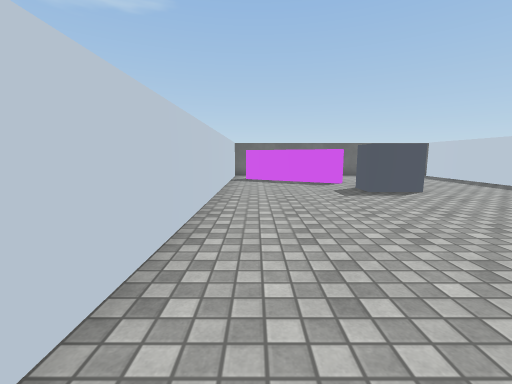
[1] (above)

18 first-person views from a walk through a 3-D level made in the Unity game engine. The camera is 1.2 m above the floor, tilts 8° down and sees 90° across. The floor is counted in squares, 1 m on a side. Each view is taken from the middle of a square. On the plan, view 1 faces up. The plan holds only what a view shows up to about 12 squares ahead; the rest is blank. The place goes on beyond the plan. The player is left out. Surface patterns are stand-ins for the level's own textures.

[2]
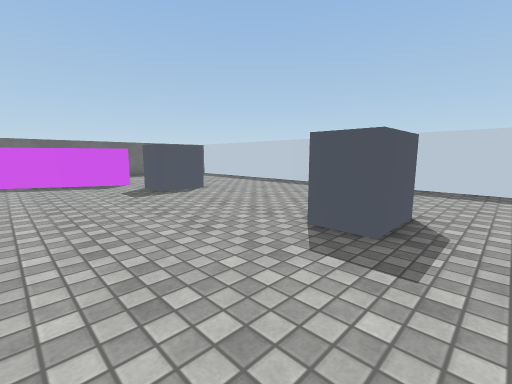

[3]
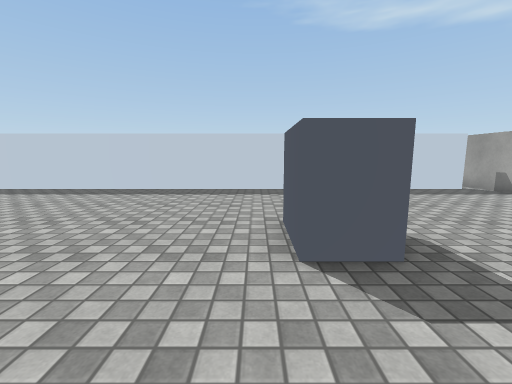

[4]
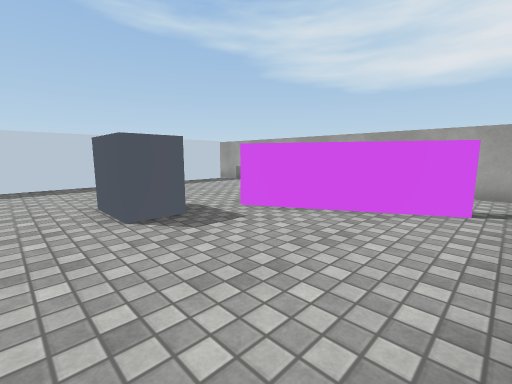

[5]
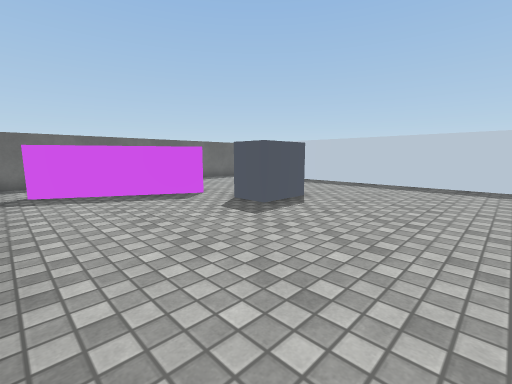

[6]
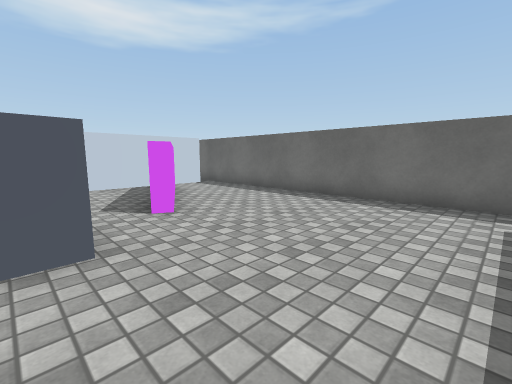

[7]
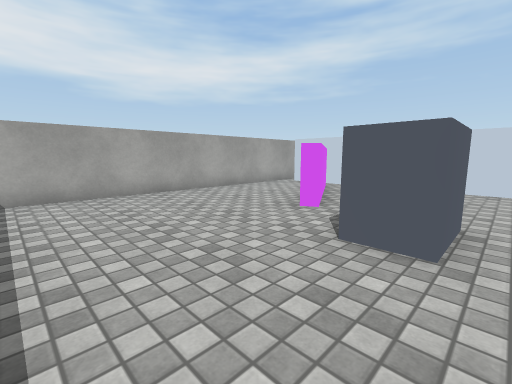

[8]
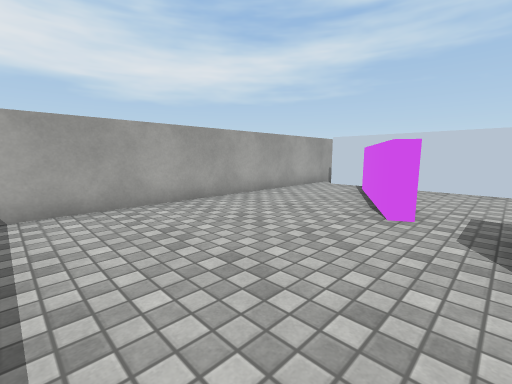

[9]
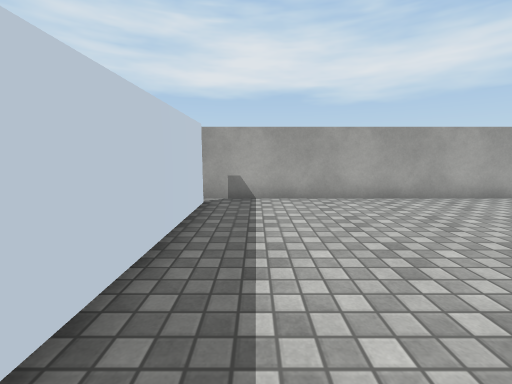

[10]
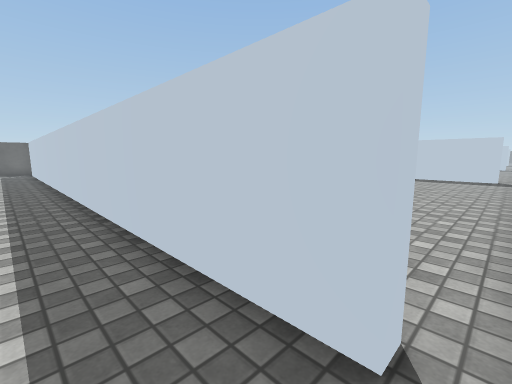

[11]
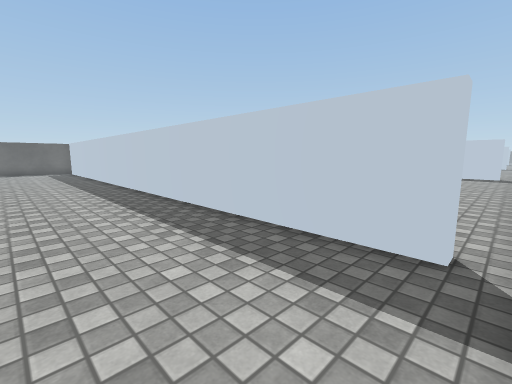

[12]
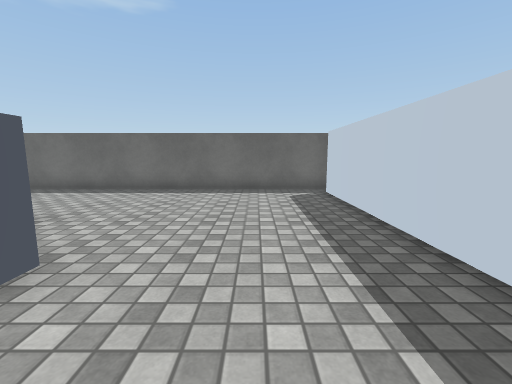

[13]
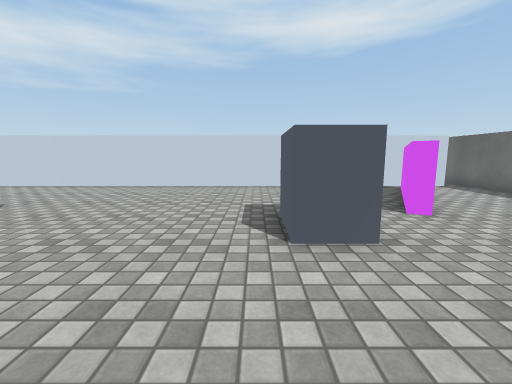

[14]
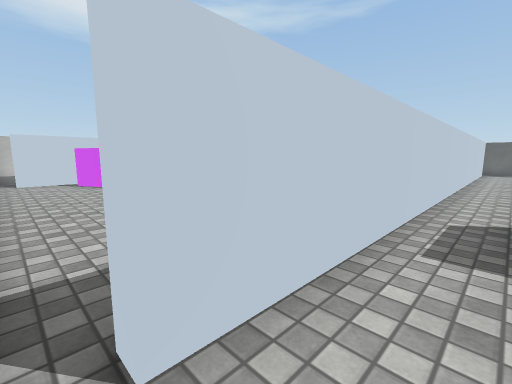

[15]
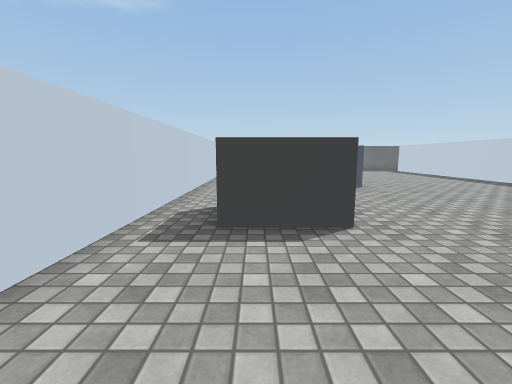

[16]
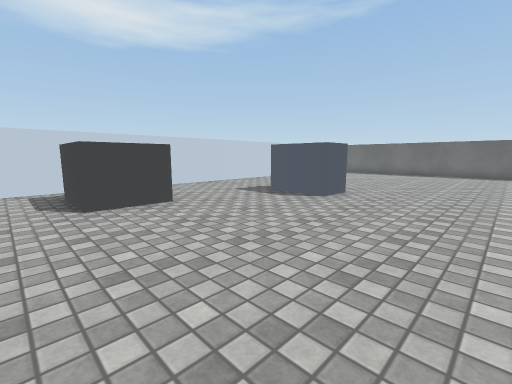

[17]
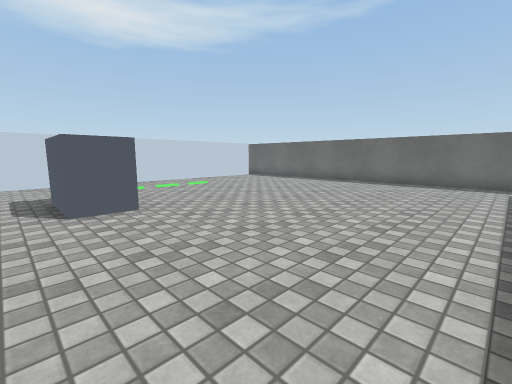

[18]
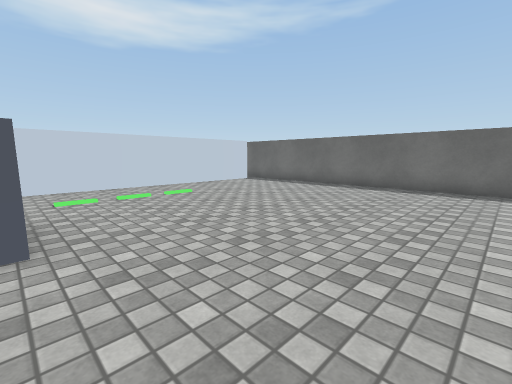

### Floor plan
Points are (right, up) in squares from view 1. A wall is a line through its corners. A room is listed if a view was taken in it or the views show most of it. See-through windows are left out.
Room 1 (views 1, 2, 3, 4, 5, 6, 7, 8, 9, 10, 11, 12, 13)
walls: (2.2, 12.5) (3.9, 11.6) (3.7, 11.2) (-0.5, 13.4); (-0.6, -2.4) (3.7, -0.2) (3.9, -0.6) (-0.4, -2.8); (10.4, -4.6) (10.4, 15.6); (-2.7, -4.5) (-2.7, -5.1); (-2, -5.2) (11.2, -5.2); (-1.3, 15.6) (-1.3, -4.6); (10.6, 16.3) (-2.2, 16.3)
ways out: opening at (10, -5) to room 2; gap at (-1, -3); gap at (-1, 14)
objects: other object (4, 2) to (5, 2); other object (4, 9) to (5, 9)
Room 2 (views 14, 15, 16, 17, 18)
walls: (10.7, 13) (10.7, -4.6); (23.1, 16.3) (14, 16.3)
ways out: opening at (10, -5) to room 1
objects: other object (13, -1) to (14, 1); other object (15, 5) to (17, 6)

Where each view was taken, in squares from view 1:
view 1: 0 up, 0 right, facing up
view 2: 0 up, 0 right, facing up-right
view 3: 3 up, 1 right, facing right
view 4: 4 up, 1 left, facing down-right
view 5: 4 up, 1 left, facing up-right
view 6: 9 up, 9 right, facing up-left
view 7: 3 up, 9 right, facing down-left
view 8: 1 up, 9 right, facing down-left
view 9: 2 up, 9 right, facing down
view 10: 5 down, 9 right, facing up-right
view 11: 5 down, 7 right, facing up-right
view 12: 7 up, 8 right, facing up
view 13: 8 up, 9 right, facing left
view 14: 5 down, 12 right, facing up-left
view 15: 5 down, 13 right, facing up
view 16: 2 down, 21 right, facing up-left
view 17: 4 up, 23 right, facing up-left
view 18: 6 up, 21 right, facing up-left
